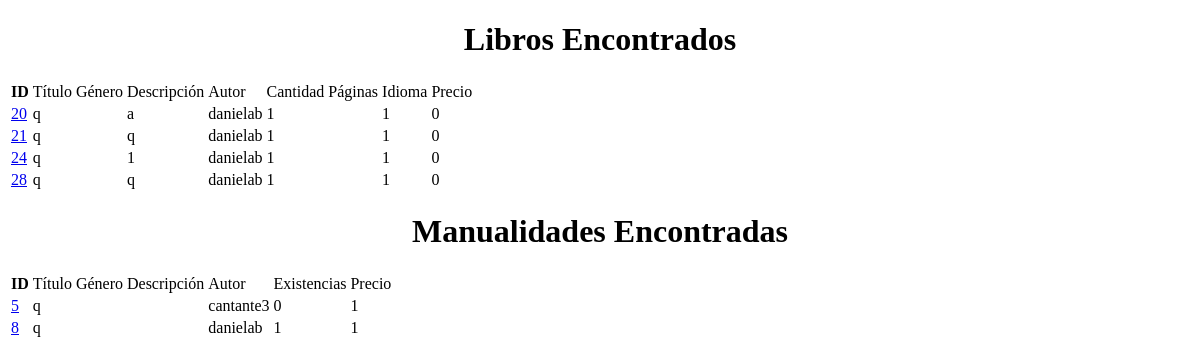
Page /BusquedaGeneral (signed in) on the earlier database version.
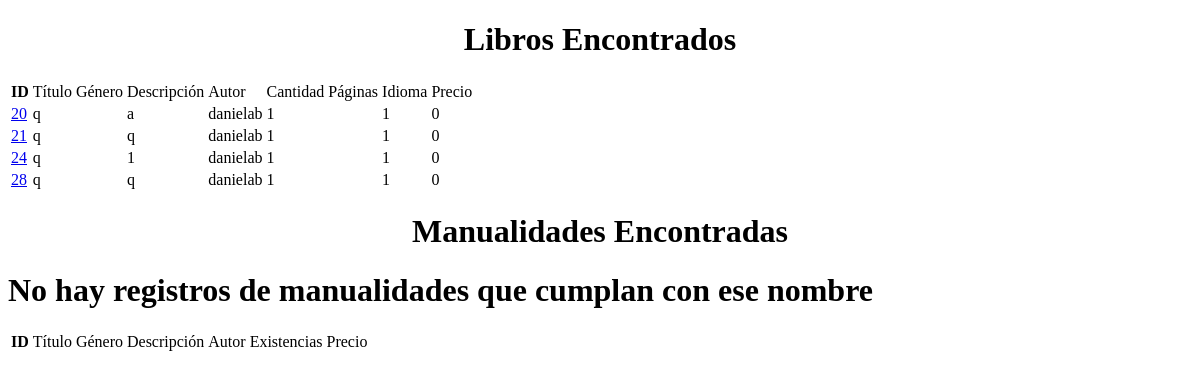
Same page on the later database version.
### homePage/models.py (models this page shows, shortened)
class infoLibro(models.Model):
	user=models.ForeignKey(User,on_delete=models.SET_NULL, null=True)
	archivo=models.FileField(upload_to='contenido/books/', validators=[validate_file_extension],default='contenido/books/default.pdf')
	genero= models.ForeignKey(GeneroLiterario, on_delete=models.SET_NULL, null=True)
	Titulo= models.CharField(max_length=50)
	Descripcion=models.TextField(max_length=2000)
	ISBN= models.IntegerField()
	PrecioLibro= models.IntegerField(default=0)
	CantidadPaginas=models.IntegerField()
	Idioma=models.CharField(max_length=15)
	imagen=models.ImageField(upload_to='images/books/covers/',default='images/books/covers/default.jpg', null=True,blank=True )

class contenidoManualidad(models.Model):
	user=models.ForeignKey(User,on_delete=models.SET_NULL, null=True)
	title=models.CharField(max_length=50)
	existencias=models.IntegerField(default=0)
	descripcion=models.TextField(max_length=150)
	genero=models.ForeignKey(GeneroManualidad, on_delete=models.SET_NULL, null=True)
	precioV=models.PositiveIntegerField(default=0)
	imagen=models.ImageField(upload_to='images/manualidades/covers/',default='images/manualidades/covers/default.jpg', null=True,blank=True )
	imagen2=models.ImageField(upload_to='images/manualidades/covers/',default='images/manualidades/covers/default.jpg', null=True,blank=True )
	imagen3=models.ImageField(upload_to='images/manualidades/covers/',default='images/manualidades/covers/default.jpg', null=True,blank=True )
	puntaje=models.DecimalField(max_digits=5, decimal_places=2, blank=True, null=True, default=0.00)
	canticomp=models.IntegerField(default=0)
	escultura='escultura'
	pintura='pintura'
	TipoMan= (
        (escultura, 'escultura'),
        (pintura, 'pintura'),
    )
	tipo=models.CharField(max_length=9,choices=TipoMan, null=True)

### homePage/views.py (the view)
# urls.py: url(r'^BusquedaGeneral$', views.busquedaObraGeneral_view, name='Busqueda general de obras'),
@login_required(login_url='/')
def busquedaObraGeneral_view(request):
	libros = infoLibro.objects.all()
	manualidades = contenidoManualidad.objects.all()
	librosPasan=[]
	manualidadesPasan=[]
	for libro in libros:
		if "q" in libro.Titulo:
				librosPasan.append(libro)
	for manualidad in manualidades:
		if "q" in manualidad.title:
				manualidadesPasan.append(manualidad)
	context = {
		'librosPasan':librosPasan,
		'manualidadesPasan':manualidadesPasan
	}
	return render(request,'BusquedaGeneral.html',context)

### homePage/templates/BusquedaGeneral.html (shortened to what this page needs)
<!DOCTYPE html>
<html>
<head>
</head>
<body>
  <div class="col col-6">
    <div class="container-lit conteiner">
      <h1 align="center">Libros Encontrados</h1>
      <form class="site-form" method="post">
        <table class="table table-hover">
          <thead>
            <tr class="table-primary">
              <th scope="row">ID</th>
              <td>Título</td>
              <td>Género</td>
              <td>Descripción</td>
              <td>Autor</td>
              <td>Cantidad Páginas</td>
              <td>Idioma</td>
              <td>Precio</td>
            </tr>
          </thead>
          <tbody>
            {% if librosPasan %}
            {% for libro in librosPasan %}
            <tr>
              <td><a href="Producto/ContenidoLiterario/{{libro.pk}}">{{libro.pk}}</td>
              <td>{{libro.Titulo}}</a></td>
              <td>
              </td>
              <td>{{libro.Descripcion}}</td>
              <td>{{libro.user.username}}</td>
              <td>{{libro.CantidadPaginas}}</td>
              <td>{{libro.Idioma}}</td>
              <td>{{libro.PrecioLibro}}</td>
            </tr>
            {% endfor %}
            {% else %}
            <h1>No hay registros de libros que cumplan con ese nombre</h1>
            {% endif %}
          </tbody>
        </table>
      </form>
    </div>
  </div>
  <div class="col col-6">
    <div class="container-lit conteiner">
      <h1 align="center">Manualidades Encontradas</h1>
      <form class="site-form" method="post">
        <table class="table table-hover">
          <thead>
            <tr class="table-primary">
              <th scope="row">ID</th>
              <td>Título</td>
              <td>Género</td>
              <td>Descripción</td>
              <td>Autor</td>
              <td>Existencias</td>
              <td>Precio</td>
            </tr>
          </thead>
          <tbody>
            {% if manualidadesPasan %}
            {% for manualidad in manualidadesPasan %}
            <tr>
              <td><a href="Producto/ContenidoMultimedia/{{manualidad.pk}}">{{manualidad.pk}}</td>
              <td>{{manualidad.title}}</a></td>
              <td>
              </td>
              <td>{{manualidad.Descripcion}}</td>
              <td>{{manualidad.user.username}}</td>
              <td>{{manualidad.existencias}}</td>
              <td>{{manualidad.precioV}}</td>
            </tr>
            {% endfor %}
            {% else %}
            <h1>No hay registros de manualidades que cumplan con ese nombre</h1>
            {% endif %}
          </tbody>
        </table>
      </form>
    </div>
  </div>
</body>
</html>

Differences in the rows shown:
removed contenidoManualidad: pk "5", title "q", user.username "cantante3", existencias "0", precioV "1"
removed contenidoManualidad: pk "8", title "q", user.username "danielab", existencias "1", precioV "1"
Other differences:
text now shown: "No hay registros de manualidades que cumplan con ese nombre"
